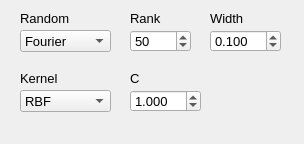
<?xml version="1.0" encoding="UTF-8"?>
<ui version="4.0">
 <class>Parameters</class>
 <widget class="QWidget" name="Parameters">
  <property name="geometry">
   <rect>
    <x>0</x>
    <y>0</y>
    <width>304</width>
    <height>144</height>
   </rect>
  </property>
  <property name="windowTitle">
   <string>Form</string>
  </property>
  <widget class="QSpinBox" name="kernelRankSpin">
   <property name="geometry">
    <rect>
     <x>130</x>
     <y>30</y>
     <width>61</width>
     <height>22</height>
    </rect>
   </property>
   <property name="font">
    <font>
     <pointsize>10</pointsize>
    </font>
   </property>
   <property name="toolTip">
    <string>Rank of random feature</string>
   </property>
   <property name="minimum">
    <number>10</number>
   </property>
   <property name="maximum">
    <number>10000</number>
   </property>
   <property name="singleStep">
    <number>10</number>
   </property>
   <property name="value">
    <number>50</number>
   </property>
  </widget>
  <widget class="QLabel" name="lbl_randtype">
   <property name="geometry">
    <rect>
     <x>20</x>
     <y>10</y>
     <width>91</width>
     <height>16</height>
    </rect>
   </property>
   <property name="font">
    <font>
     <pointsize>10</pointsize>
    </font>
   </property>
   <property name="text">
    <string>Random</string>
   </property>
  </widget>
  <widget class="QLabel" name="svmTypeLabel">
   <property name="geometry">
    <rect>
     <x>130</x>
     <y>70</y>
     <width>51</width>
     <height>16</height>
    </rect>
   </property>
   <property name="font">
    <font>
     <pointsize>10</pointsize>
    </font>
   </property>
   <property name="text">
    <string>C</string>
   </property>
  </widget>
  <widget class="QLabel" name="lbl_rank">
   <property name="geometry">
    <rect>
     <x>130</x>
     <y>10</y>
     <width>71</width>
     <height>16</height>
    </rect>
   </property>
   <property name="font">
    <font>
     <pointsize>10</pointsize>
    </font>
   </property>
   <property name="text">
    <string>Rank</string>
   </property>
  </widget>
  <widget class="QComboBox" name="randomTypeCombo">
   <property name="geometry">
    <rect>
     <x>20</x>
     <y>30</y>
     <width>91</width>
     <height>22</height>
    </rect>
   </property>
   <property name="font">
    <font>
     <pointsize>10</pointsize>
    </font>
   </property>
   <property name="toolTip">
    <string>Feature type</string>
   </property>
   <property name="currentIndex">
    <number>0</number>
   </property>
   <item>
    <property name="text">
     <string>Fourier</string>
    </property>
   </item>
  </widget>
  <widget class="QDoubleSpinBox" name="svmCSpin">
   <property name="geometry">
    <rect>
     <x>130</x>
     <y>90</y>
     <width>71</width>
     <height>22</height>
    </rect>
   </property>
   <property name="font">
    <font>
     <pointsize>10</pointsize>
    </font>
   </property>
   <property name="toolTip">
    <string>Training Parameter
C-SVM: C cost function, (alpha_i &lt;= C)
Nu-SVM: nu, ratio on the amount of alphas that can be selected
RVM: eps, stopping criterion (the smaller, the more accurate)
Pegasos: lambda, accuracy-generalization tradeoff parameter </string>
   </property>
   <property name="decimals">
    <number>3</number>
   </property>
   <property name="minimum">
    <double>0.001000000000000</double>
   </property>
   <property name="maximum">
    <double>999.990000000000009</double>
   </property>
   <property name="singleStep">
    <double>0.010000000000000</double>
   </property>
   <property name="value">
    <double>1.000000000000000</double>
   </property>
  </widget>
  <widget class="QLabel" name="lbl_width">
   <property name="geometry">
    <rect>
     <x>210</x>
     <y>10</y>
     <width>71</width>
     <height>16</height>
    </rect>
   </property>
   <property name="font">
    <font>
     <pointsize>10</pointsize>
    </font>
   </property>
   <property name="text">
    <string>Width</string>
   </property>
  </widget>
  <widget class="QDoubleSpinBox" name="kernelWidthSpin">
   <property name="geometry">
    <rect>
     <x>210</x>
     <y>30</y>
     <width>71</width>
     <height>22</height>
    </rect>
   </property>
   <property name="font">
    <font>
     <pointsize>10</pointsize>
    </font>
   </property>
   <property name="toolTip">
    <string>Width of kernel</string>
   </property>
   <property name="decimals">
    <number>3</number>
   </property>
   <property name="minimum">
    <double>0.001000000000000</double>
   </property>
   <property name="maximum">
    <double>999.990000000000009</double>
   </property>
   <property name="singleStep">
    <double>0.010000000000000</double>
   </property>
   <property name="value">
    <double>0.100000000000000</double>
   </property>
  </widget>
  <widget class="QLabel" name="lbl_kerneltype">
   <property name="geometry">
    <rect>
     <x>20</x>
     <y>70</y>
     <width>91</width>
     <height>16</height>
    </rect>
   </property>
   <property name="font">
    <font>
     <pointsize>10</pointsize>
    </font>
   </property>
   <property name="text">
    <string>Kernel</string>
   </property>
  </widget>
  <widget class="QComboBox" name="kernelTypeCombo">
   <property name="geometry">
    <rect>
     <x>20</x>
     <y>90</y>
     <width>91</width>
     <height>22</height>
    </rect>
   </property>
   <property name="font">
    <font>
     <pointsize>10</pointsize>
    </font>
   </property>
   <property name="toolTip">
    <string>Kernel function</string>
   </property>
   <property name="currentIndex">
    <number>0</number>
   </property>
   <item>
    <property name="text">
     <string>RBF</string>
    </property>
   </item>
  </widget>
 </widget>
 <resources/>
 <connections/>
</ui>
